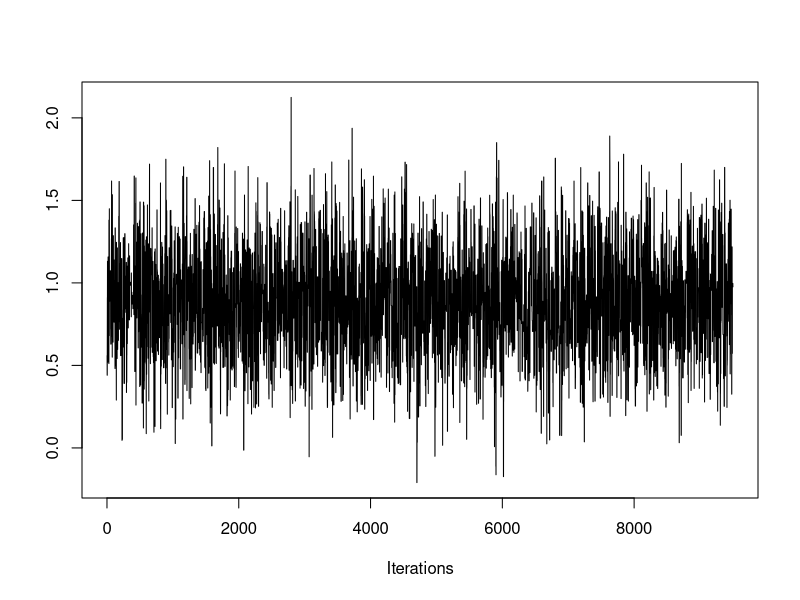
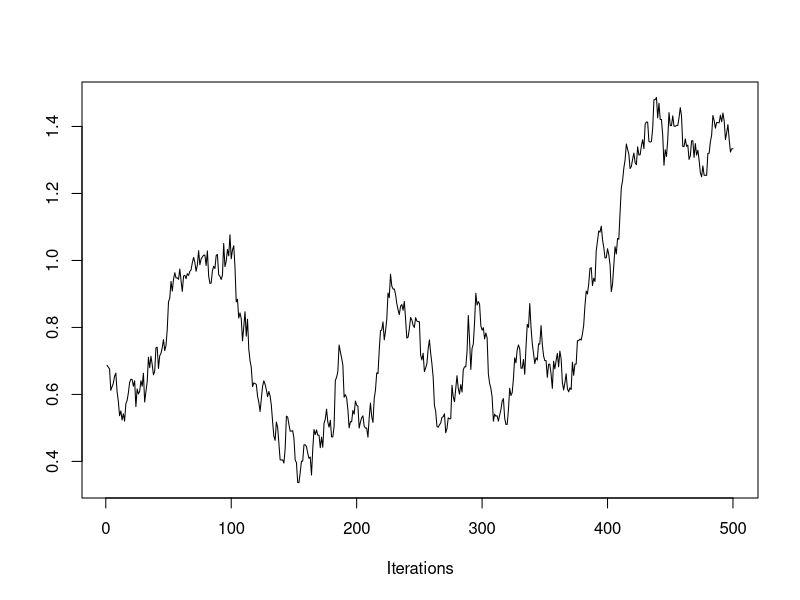
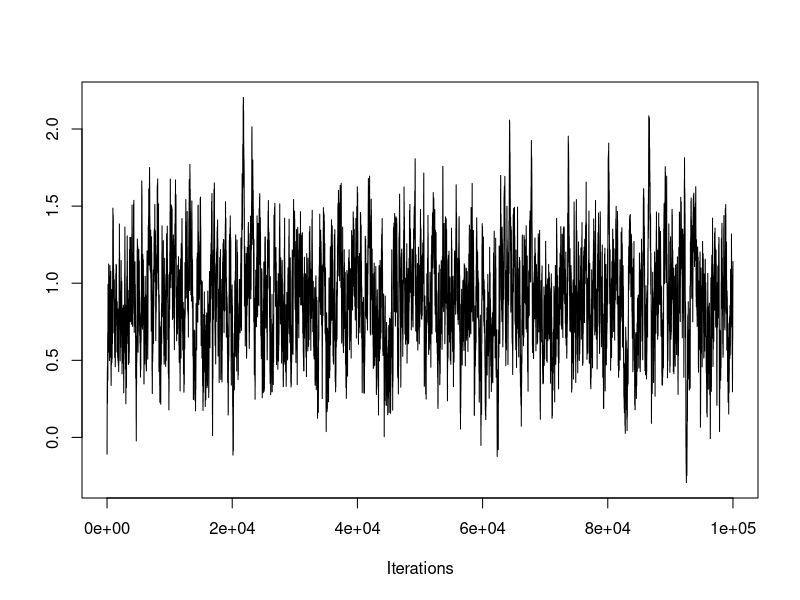
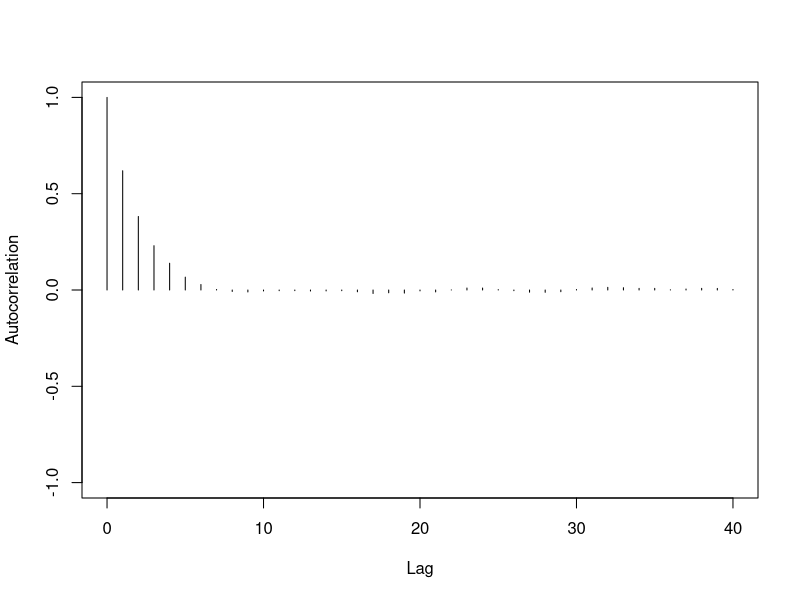
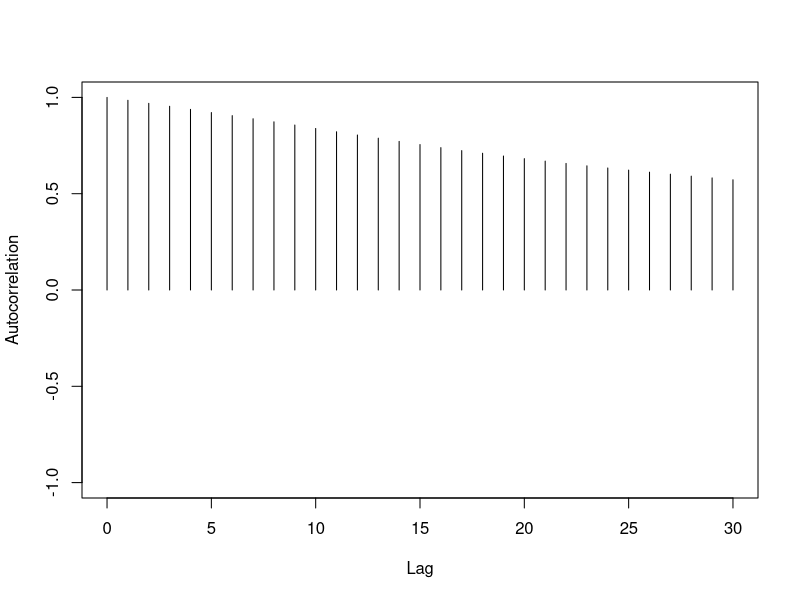
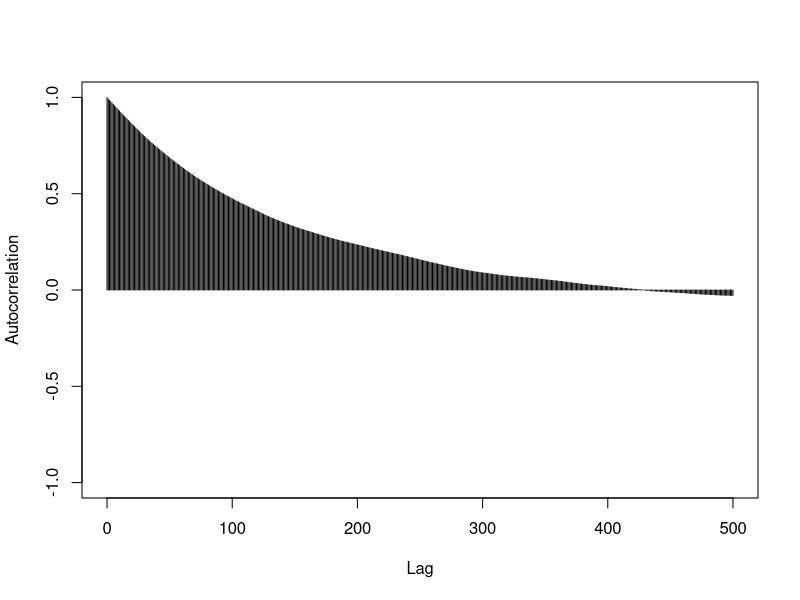
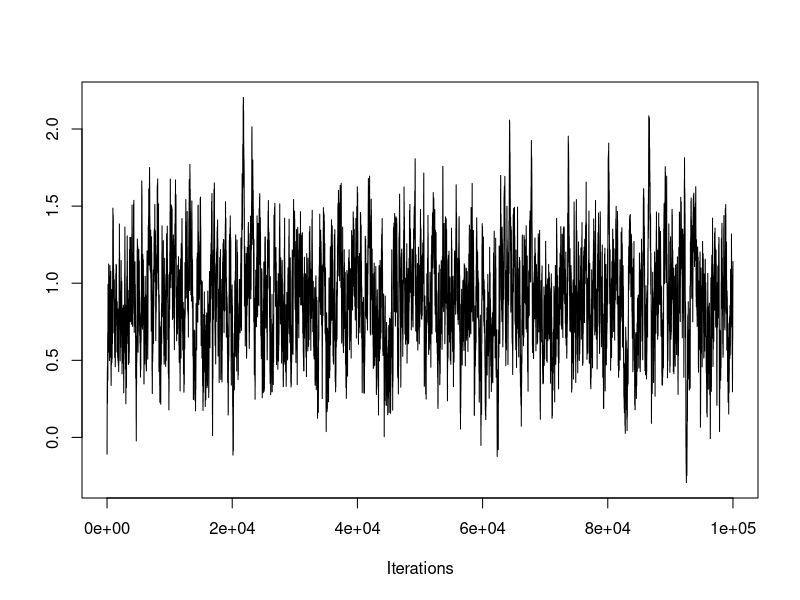
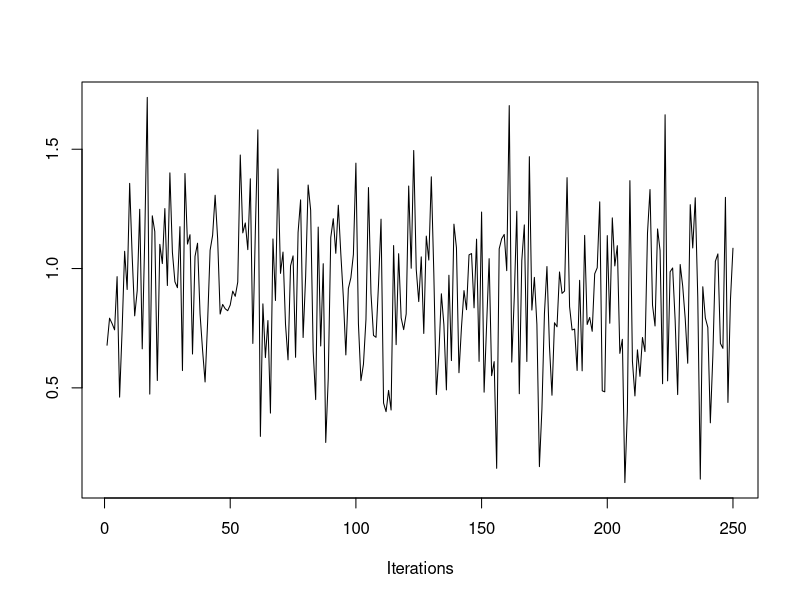

The R source for these figures, in order:
## ---- chunk 1
knitr::opts_chunk$set(echo = TRUE)
## ---- chunk 2

lg = function(mu, n, ybar) {
  mu2 = mu^2
  n * (ybar * mu - mu2 / 2.0) - log(1 + mu2)
}

mh = function(n, ybar, n_iter, mu_init, cand_sd) {
  ## Random-Walk Metropolis-Hastings algorithm
  
  ## step 1, initialize
  mu_out = numeric(n_iter)
  accpt = 0
  mu_now = mu_init
  lg_now = lg(mu=mu_now, n=n, ybar=ybar)
  
  ## step 2, iterate
  for (i in 1:n_iter) {
    ## step 2a
    mu_cand = rnorm(n=1, mean=mu_now, sd=cand_sd) # draw a candidate
    
    ## step 2b
    lg_cand = lg(mu=mu_cand, n=n, ybar=ybar) # evaluate log of g with the candidate
    lalpha = lg_cand - lg_now # log of acceptance ratio
    alpha = exp(lalpha)
    
    ## step 2c
    u = runif(1) # draw a uniform variable which will be less than alpha with probability min(1, alpha)
    if (u < alpha) { # then accept the candidate
      mu_now = mu_cand
      accpt = accpt + 1 # to keep track of acceptance
      lg_now = lg_cand
    }
    
    ## collect results
    mu_out[i] = mu_now # save this iteration's value of mu
  }
  
  ## return a list of output
  list(mu=mu_out, accpt=accpt/n_iter)
}

y = c(1.2, 1.4, -0.5, 0.3, 0.9, 2.3, 1.0, 0.1, 1.3, 1.9)
ybar = mean(y)
n = length(y)

library("coda")


## ---- chunk 3
set.seed(61)
post0 = mh(n=n, ybar=ybar, n_iter=10e3, mu_init=0.0, cand_sd=0.9)
coda::traceplot(as.mcmc(post0$mu[-c(1:500)]))
## ---- chunk 4
set.seed(61)
post1 = mh(n=n, ybar=ybar, n_iter=1e3, mu_init=0.0, cand_sd=0.04)
coda::traceplot(as.mcmc(post1$mu[-c(1:500)]))
## ---- chunk 5
set.seed(61)
post2 = mh(n=n, ybar=ybar, n_iter=100e3, mu_init=0.0, cand_sd=0.04)
coda::traceplot(as.mcmc(post2$mu))
## ---- chunk 6
coda::autocorr.plot(as.mcmc(post0$mu))
## ---- chunk 7
coda::autocorr.diag(as.mcmc(post0$mu))

## ---- chunk 8
coda::autocorr.plot(as.mcmc(post1$mu))

## ---- chunk 9
coda::autocorr.diag(as.mcmc(post1$mu))

## ---- chunk 10
str(post2) # contains 100,000 iterations

## ---- chunk 11
coda::effectiveSize(as.mcmc(post2$mu)) # effective sample size of ~350

## ---- chunk 12
## thin out the samples until autocorrelation is essentially 0. This will leave you with approximately independent samples. The number of samples remaining is similar to the effective sample size.
coda::autocorr.plot(as.mcmc(post2$mu), lag.max=500)
## ---- chunk 13
thin_interval = 400 # how far apart the iterations are for autocorrelation to be essentially 0.
thin_indx = seq(from=thin_interval, to=length(post2$mu), by=thin_interval)
head(thin_indx)
## ---- chunk 14
post2mu_thin = post2$mu[thin_indx]
traceplot(as.mcmc(post2$mu))
## ---- chunk 15
traceplot(as.mcmc(post2mu_thin))

## ---- chunk 16
coda::autocorr.plot(as.mcmc(post2mu_thin), lag.max=10)

## ---- chunk 17
effectiveSize(as.mcmc(post2mu_thin))

## ---- chunk 18
length(post2mu_thin)

## ---- chunk 19
str(post0) # contains 10,000 iterations

## ---- chunk 20
coda::effectiveSize(as.mcmc(post0$mu)) # effective sample size of ~2,500

## ---- chunk 21
?effectiveSize

## ---- chunk 22
raftery.diag(as.mcmc(post0$mu))

## ---- chunk 23
raftery.diag(as.mcmc(post0$mu), q=0.005, r=0.001, s=0.95)

## ---- chunk 24
# ?raftery.diag

## ---- chunk 25
set.seed(62)
post3 = mh(n=n, ybar=ybar, n_iter=500, mu_init=10.0, cand_sd=0.3)
coda::traceplot(as.mcmc(post3$mu))
## ---- chunk 26
set.seed(61)

nsim = 500
post1 = mh(n=n, ybar=ybar, n_iter=nsim, mu_init=15.0, cand_sd=0.4)
post1$accpt
## ---- chunk 27
post2 = mh(n=n, ybar=ybar, n_iter=nsim, mu_init=-5.0, cand_sd=0.4)
post2$accpt
## ---- chunk 28
post3 = mh(n=n, ybar=ybar, n_iter=nsim, mu_init=7.0, cand_sd=0.1)
post3$accpt
## ---- chunk 29
post4 = mh(n=n, ybar=ybar, n_iter=nsim, mu_init=23.0, cand_sd=0.5)
post4$accpt
## ---- chunk 30
post5 = mh(n=n, ybar=ybar, n_iter=nsim, mu_init=-17.0, cand_sd=0.4)
post5$accpt
## ---- chunk 31
pmc = mcmc.list(as.mcmc(post1$mu), as.mcmc(post2$mu), 
                as.mcmc(post3$mu), as.mcmc(post4$mu), as.mcmc(post5$mu))
str(pmc)
## ---- chunk 32
coda::traceplot(pmc)
## ---- chunk 33
coda::gelman.diag(pmc)

## ---- chunk 34
coda::gelman.plot(pmc)

## ---- chunk 35
#?gelman.diag

## ---- chunk 36
nburn = 1000 # remember to discard early iterations
post0$mu_keep = post0$mu[-c(1:1000)]
summary(as.mcmc(post0$mu_keep))
## ---- chunk 37

post = mh(n=n, ybar=ybar, n_iter=1e3, mu_init=30.0, cand_sd=0.9)

mean(post$mu_keep > 1.0) # posterior probability that mu  > 1.0

